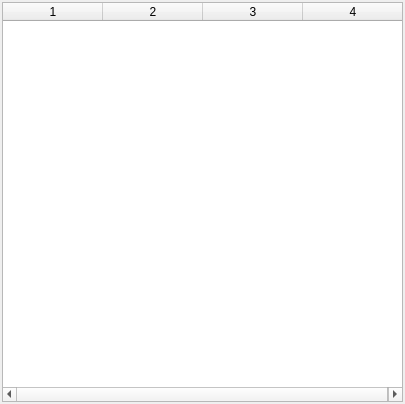
<?xml version="1.0" encoding="UTF-8"?>
<ui version="4.0">
 <class>SubsystemsWidget</class>
 <widget class="QDockWidget" name="SubsystemsWidget">
  <property name="geometry">
   <rect>
    <x>0</x>
    <y>0</y>
    <width>405</width>
    <height>404</height>
   </rect>
  </property>
  <property name="minimumSize">
   <size>
    <width>273</width>
    <height>284</height>
   </size>
  </property>
  <property name="sizeIncrement">
   <size>
    <width>5</width>
    <height>5</height>
   </size>
  </property>
  <property name="features">
   <set>QDockWidget::AllDockWidgetFeatures</set>
  </property>
  <property name="allowedAreas">
   <set>Qt::AllDockWidgetAreas</set>
  </property>
  <property name="windowTitle">
   <string>Subsystems</string>
  </property>
  <widget class="QWidget" name="dockWidgetContents">
   <layout class="QHBoxLayout" name="horizontalLayout">
    <property name="spacing">
     <number>0</number>
    </property>
    <property name="leftMargin">
     <number>2</number>
    </property>
    <property name="topMargin">
     <number>2</number>
    </property>
    <property name="rightMargin">
     <number>2</number>
    </property>
    <property name="bottomMargin">
     <number>2</number>
    </property>
    <item>
     <widget class="QTableWidget" name="TableSubsystems">
      <property name="editTriggers">
       <set>QAbstractItemView::NoEditTriggers</set>
      </property>
      <property name="selectionMode">
       <enum>QAbstractItemView::NoSelection</enum>
      </property>
      <property name="selectionBehavior">
       <enum>QAbstractItemView::SelectRows</enum>
      </property>
      <property name="verticalScrollMode">
       <enum>QAbstractItemView::ScrollPerPixel</enum>
      </property>
      <property name="horizontalScrollMode">
       <enum>QAbstractItemView::ScrollPerPixel</enum>
      </property>
      <property name="columnCount">
       <number>4</number>
      </property>
      <attribute name="horizontalHeaderMinimumSectionSize">
       <number>50</number>
      </attribute>
      <attribute name="horizontalHeaderStretchLastSection">
       <bool>true</bool>
      </attribute>
      <attribute name="verticalHeaderVisible">
       <bool>false</bool>
      </attribute>
      <column/>
      <column/>
      <column/>
      <column/>
     </widget>
    </item>
   </layout>
  </widget>
 </widget>
 <resources>
  <include location="resources.qrc"/>
 </resources>
 <connections/>
</ui>
